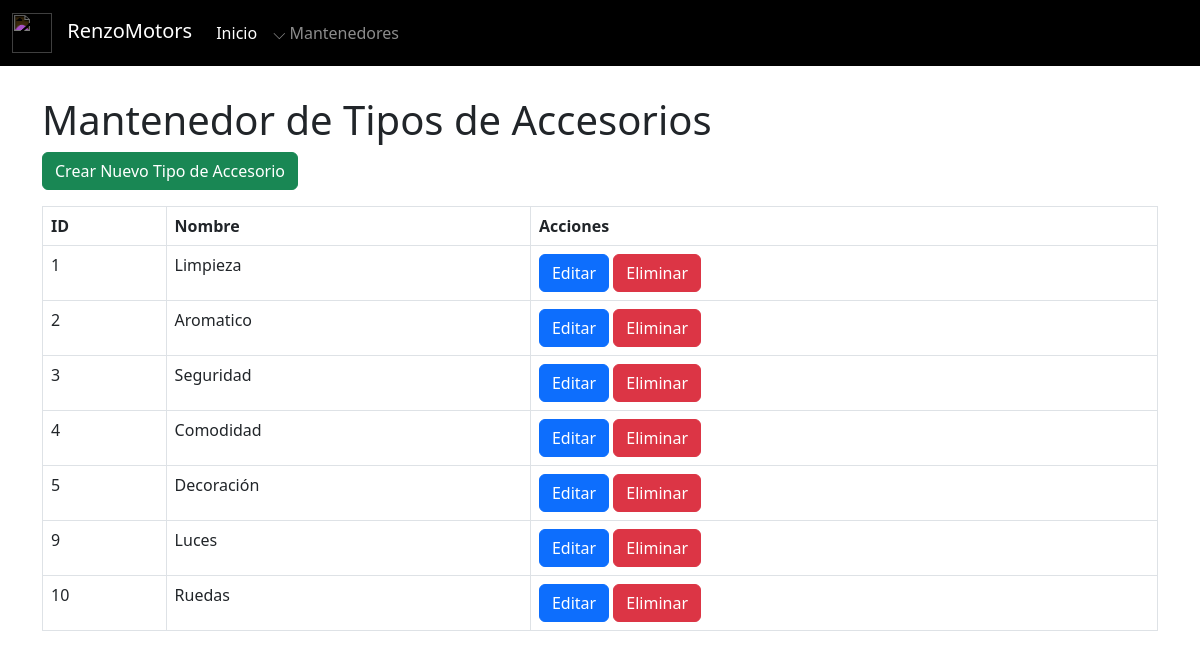
Screenshot of /tipo_accesorio/mantenedor_tipo_accesorios.php with the database file from the repository.
### tables this page shows
CREATE TABLE `tipo_accesorio` (
  `id_tipo_accesorio` int(11) NOT NULL,
  `nombre_tipo_accesorio` varchar(100) NOT NULL
);

### tipo_accesorio/mantenedor_tipo_accesorios.php (the view, shortened to what this page needs)
<?php
include '../conexion.php';
include '../navbar.php';
$query = "SELECT * FROM tipo_accesorio";
$resultado = mysqli_query($conexion, $query);
?>
<!DOCTYPE html>
<html lang="es">
<head>
    <link href="https://cdn.jsdelivr.net/npm/bootstrap@5.3.0/dist/css/bootstrap.min.css" rel="stylesheet">
</head>
<body class="pt-5">
    <div class="container mt-5">
        <h1>Mantenedor de Tipos de Accesorios</h1>
        <a href="crear_tipo_accesorio.php" class="btn btn-success mb-3">Crear Nuevo Tipo de Accesorio</a>
        <table class="table table-bordered">
            <thead>
                <tr>
                    <th>ID</th>
                    <th>Nombre</th>
                    <th>Acciones</th>
                </tr>
            </thead>
            <tbody>
                <?php while ($tipo = mysqli_fetch_assoc($resultado)) { ?>
                    <tr>
                        <td><?php echo $tipo['id_tipo_accesorio']; ?></td>
                        <td><?php echo $tipo['nombre_tipo_accesorio']; ?></td>
                        <td>
                            <a href="editar_tipo_accesorio.php?id_tipo_accesorio=<?php echo $tipo['id_tipo_accesorio']; ?>" class="btn btn-primary">Editar</a>
                            <a href="eliminar_tipo_accesorio.php?id_tipo_accesorio=<?php echo $tipo['id_tipo_accesorio']; ?>" class="btn btn-danger" onclick="return confirm('¿Está seguro de que desea eliminar este tipo de accesorio?')">Eliminar</a>
                        </td>
                    </tr>
                <?php } ?>
            </tbody>
        </table>
    </div>
</body>
</html>

### rows the page displays
tipo_accesorio: id_tipo_accesorio "1", nombre_tipo_accesorio "Limpieza"
tipo_accesorio: id_tipo_accesorio "2", nombre_tipo_accesorio "Aromatico"
tipo_accesorio: id_tipo_accesorio "3", nombre_tipo_accesorio "Seguridad"
tipo_accesorio: id_tipo_accesorio "4", nombre_tipo_accesorio "Comodidad"
tipo_accesorio: id_tipo_accesorio "5", nombre_tipo_accesorio "Decoración"
tipo_accesorio: id_tipo_accesorio "9", nombre_tipo_accesorio "Luces"
tipo_accesorio: id_tipo_accesorio "10", nombre_tipo_accesorio "Ruedas"
